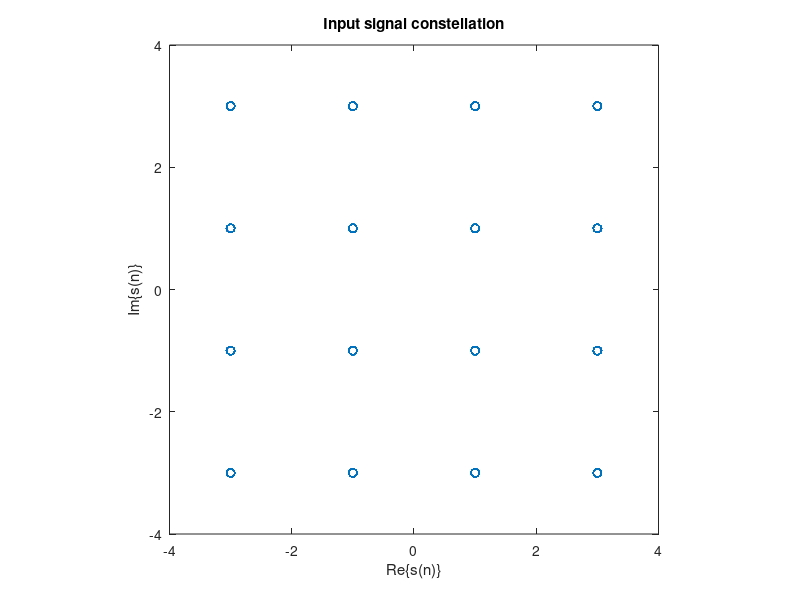

This figure's MATLAB source: (Note: this script raises an error after producing the figure.)
%% Equalization in Digital Communications 
% This demonstration illustrates the application of adaptive filters to
% channel equalization in digital communications.  Channel equalization
% is a simple way of mitigating the detrimental effects caused by
% a frequency-selective and/or dispersive communication link between
% sender and receiver.  For this demonstration, all signals are assumed
% to have a digital baseband representation.  During the training phase 
% of channel equalization, a digital signal s[n] that is known to both 
% the transmitter and receiver is sent by the transmitter to the receiver.  
% The received signal x[n] contains two signals:
%        the signal s[n] filtered by the channel impulse response, and
%        an unknown broadband noise signal v[n].
% The goal is to filter x[n] to remove the inter-symbol interference
% (ISI) caused by the dispersive channel and to minimize the effect of
% the additive noise v[n].  Ideally, the output signal would closely 
% follow a delayed version of the transmitted signal s[n].  
%
% Author(s): Scott C. Douglas
% Copyright 1999-2004 The MathWorks, Inc.
% $Revision: 1.1.4.1 $  $Date: 2004/04/20 23:16:33 $

%% The transmitted input signal s[n]
%
% A digital signal carries information through its discrete structure.
% There are several common baseband signaling methods.  We shall use
% a 16-QAM complex-valued symbol set, in which the input signal takes
% one of sixteen different values given by all possible combinations
% of {-3, -1, 1, 3} + j*{-3, -1, 1, 3}, where j = sqrt(-1).  Let's 
% generate a sequence of 5000 such symbols, where each one is equiprobable.

ntr = 5000;
j = sqrt(-1);
s = sign(randn(1,ntr)).*(2+sign(randn(1,ntr)))+j*sign(randn(1,ntr)).*(2+sign(randn(1,ntr)));
plot(s,'o');
axis([-4 4 -4 4]); 
axis('square');
xlabel('Re\{s(n)\}');
ylabel('Im\{s(n)\}');
title('Input signal constellation');

%% The transmission channel
%
% The transmission channel is defined by the channel impulse response 
% and the noise characteristics.  We shall choose a particular 
% channel that exhibits both frequency selectivity and dispersion.
% The noise variance is chosen so that the received signal-to-noise
% ratio is 30 dB.

b = exp(j*pi/5)*[0.2 0.7 0.9];
a = [1 -0.7 0.4];
% Transmission channel filter
channel = dfilt.df2t(b,a);
% Impulse response
hFV = fvtool(channel,'Analysis','impulse');
legend(hFV, 'Transmission channel');
set(hFV, 'Color', [1 1 1])
%%

% Frequency response
set(hFV, 'Analysis', 'freq')
%%

%% The received signal x[n]
%
% The received signal x[n] is the signal s[n] filtered by
% the channel impulse response with additive noise v[n].
% We shall assume a complex Gaussian noise signal for
% the additive noise.

sig = sqrt(1/16*(4*18+8*10+4*2))/sqrt(1000)*norm(impz(channel));
v = sig*(randn(1,ntr) + j*randn(1,ntr))/sqrt(2);
x = filter(channel,s) + v;
plot(x,'.');
xlabel('Re\{x[n]\}');
ylabel('Im\{x[n]\}');
axis([-40 40 -40 40]);
axis('square');
title('Received signal x[n]');
set(gcf, 'Color', [1 1 1])

%%  The training signal
%  
% The training signal is a shifted version of the
% original transmitted signal s[n].  This signal would
% be known to both the transmitter and receiver.  

d = [zeros(1,10) s(1:ntr-10)];

%% Trained equalization
% 
% To obtain the fastest convergence, we shall use the
% conventional version of a recursive least-squares
% estimator.  Only the first 2000 samples are used
% for training.  The output signal constellation shows
% clusters of values centered on the sixteen different
% symbol values--an indication that equalization has
% been achieved. 

P0 = 100*eye(20);
lam = 0.99;
h = adaptfilt.rls(20,lam,P0);
ntrain = 1:2000;
[y,e] = filter(h,x(ntrain),d(ntrain));
plot(y(1001:2000),'.');
xlabel('Re\{y[n]\}');
ylabel('Im\{y[n]\}');
axis([-5 5 -5 5]);
axis('square');
title('Equalized signal y[n]');
set(gcf, 'Color', [1 1 1])

%% Training error e[n]
%
% Plotting the squared magnitude of the error signal 
% e[n], we see that convergence with the RLS algorithm
% is fast. It occurs in about 60 samples with the
% equalizer settings chosen.

semilogy(ntrain,abs(e).^2);
xlabel('Number of iterations');
ylabel('|e[n]|^2')
title('Squared magnitude of the training errors');
set(gcf, 'Color', [1 1 1])

%% Decision-directed adaptation
%
% Once the equalizer has converged, we can use 
% decision-directed adaptation to continue adaptation
% during periods where no training data are available.
% In such cases, the desired signal d[n] is replaced
% by a quantized version of the output signal y[n] that
% is nearest to a valid symbol in the transmitted signal.
% We can use the RLS adaptive algorithm to implement
% this decision-directed algorithm in a sample-by-sample
% mode.

e = [e(1:2000) zeros(1,3000)];
h.ResetBeforeFiltering = 'off';
for n=2001:5000
    yhat = h.Coefficients*[x(n);h.States];
    ydd = round((yhat+1+j)/2)*2-1-j;
    if (abs(real(ydd))>3)
        ydd = 3*sign(real(ydd)) + imag(ydd);
    end
    if (abs(imag(ydd))>3)
        ydd = real(ydd) + 3*sign(imag(ydd));
    end
    e(n) = d(n) - yhat;
    [yhat,edd] = filter(h,x(n),ydd);
end

%% Comparison with trained adaptation
%
% If the symbol decisions are correct, then decision-
% directed adaptation produces identical performance
% to trained adaptation.  We can compare the error
% sequence from the combined training/decision-directed
% adaptive equalizer with one that uses training data
% over the whole received signal.  A sudden jump in
% the difference in the error signals indicates an
% incorrect symbol decision was used in the decision-
% directed algorithm.  So long as these errors are
% infrequent enough, the effects of these errors decay
% away, and the decision-directed equalizer's performance 
% remains similar to that of the trained equalizer.

reset(h);
[ytrain,etrain] = filter(h,x,d);
n = 1:5000;
semilogy(n,abs(e),n,abs(etrain),n,abs(e-etrain));
xlabel('number of iterations');
ylabel('|e[n]|^2');
title('Comparison of trained and trained/decision-directed equalizers');
legend('Trained/Decision-Directed','Trained','Difference');
set(gcf, 'Color', [1 1 1])
